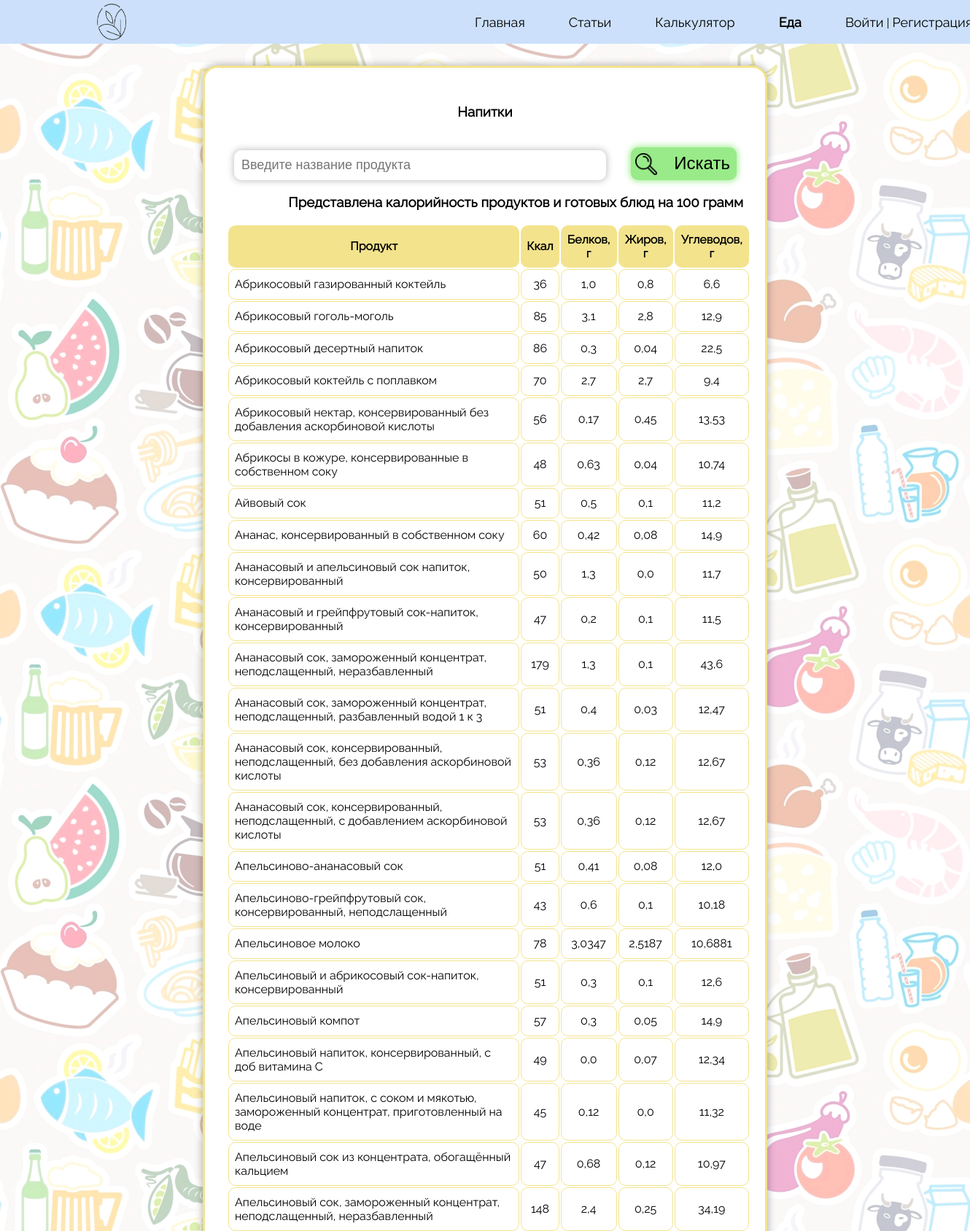
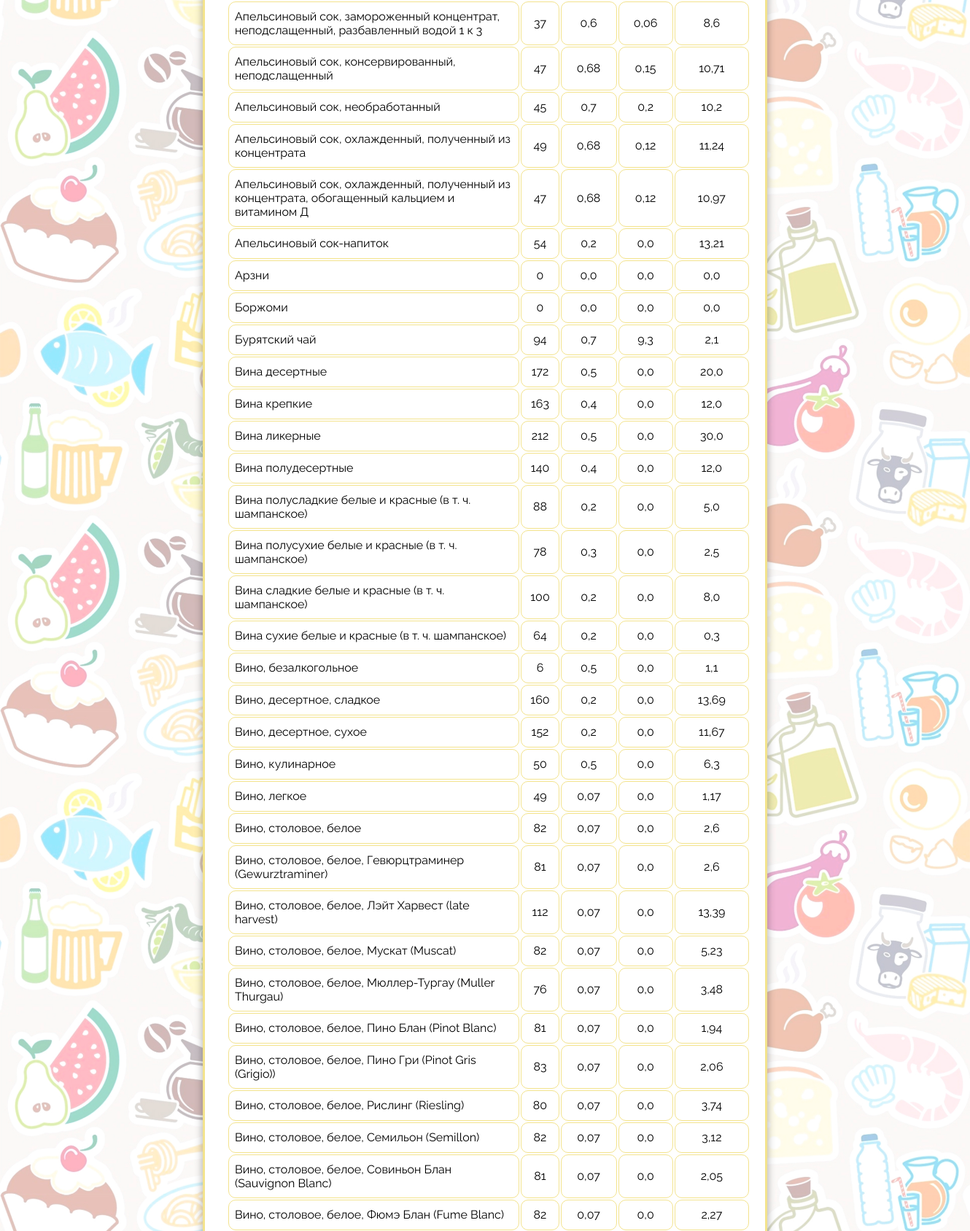
The app's page /product_selection/drinks (upper part) with its own data (2 pictures, top to bottom).
### food_diary/models.py (models this page shows, shortened)
class Food(models.Model):
    name_of_product = models.CharField(max_length=255)
    kkal = models.IntegerField(validators=[MaxValueValidator(2500)])
    proteins = models.FloatField(max_length=6)
    fats = models.FloatField(max_length=6)
    carbohydrates = models.FloatField(max_length=6)
    type_of_food = models.ForeignKey(Type_of_food, on_delete=models.PROTECT)
    class Meta:
        verbose_name = 'Еда'
        verbose_name_plural = 'Еда'
        ordering = ['name_of_product']

### food_diary/views.py (the view)
# urls.py: path('product_selection/drinks', views.Drinks, name='drinks'),
def Drinks(request):
    search_query = request.GET.get('search', '')
    error = "К сожалению, по Вашему запросу ничего не найдено..."
    if search_query:
        data = Food.objects.filter(name_of_product__iregex=search_query, type_of_food=8)
    else:
        data = Food.objects.filter(type_of_food=8)
    return render(request, 'food_diary/product_selection_drinks.html',
                  {'data': data, 'error': error, 'value': search_query})

### food_diary/templates/food_diary/product_selection_drinks.html (shortened to what this page needs)
{% load static %}
<!DOCTYPE html>
<html lang="en">
<head>
    <link href="{% static 'food_diary/css/style_category_products.css' %}" rel="stylesheet">
</head>
<body style="background-image:url('{% static 'food_diary/img/food_pattern.jpg' %}'); background-size: contain;">
<header>
        <div class = container>
            <div class="head">
                <a href="{% url 'home' %}"><img src="{% static 'registration/img/iconLogo.png' %}" alt="" class="logo"></a>
                <nav class="navigation">
                    <ul class="menu">
                        <li class="text">
                            <a href="{% url 'home' %}">Главная</a>
                        </li>
                        <li class="text">
                            <a href="{% url 'articles' %}">Статьи</a>
                        </li>
                        <li class="text">
                            <a href="{% url 'calculator' %}">Калькулятор</a>
                        </li>
                        <li class="text">
                            <a href="#" style="font-weight: bold">Еда</a>
                        </li>
                        {% if request.user.is_authenticated %}
                            <li class="text">
                                <a href="{% url 'personalArea' %}">{{ user.username }} | Личный кабинет</a>
                            </li>
                        {% else %}
                            <li class="text">
                                <a href="{% url 'login' %}">Войти</a> | <a href="{% url 'registration_field' %}">Регистрация</a>
                            </li>
                        {% endif %}
                    </ul>
                </nav>
            </div>
        </div>
</header>
<div id="wrapper">
<section>
    <div class="rectangle">
        <h3 align="center" class="typeOfProducts">Напитки</h3>
        <form action="{% url 'drinks' %}">
            <input class="searchProducts" placeholder="Введите название продукта" name="search" value="{{ value }}">
            <button class="search_button" type="submit">
                <img src="{% static 'food_diary/img/lupa.png'%}" class="lupa">Искать
            </button>
        </form>
        {% if data %}
        <h3 style="float: right; margin-right: 30px;">Представлена калорийность продуктов и готовых блюд на 100 грамм</h3>
        <table class="table_sort">
            <thead>
            <tr>
                <th class="product" style="background-color: #F3E38D; border: none;">Продукт</th>
                <th class="product" style="background-color: #F3E38D; border: none;">Ккал</th>
                <th class="product" style="background-color: #F3E38D; border: none;">Белков, г</th>
                <th class="product" style="background-color: #F3E38D; border: none;">Жиров, г</th>
                <th class="product" style="background-color: #F3E38D; border: none;">Углеводов, г</th>
            </tr>
            </thead>
            {% for i in data %}
                <tr>
                    <td class="product" style="border: 1px solid #F3E38D;">{{ i.name_of_product }}</td>
                    <td class="product" align="center" style="border: 1px solid #F3E38D;">{{ i.kkal }}</td>
                    <td class="product" align="center" style="border: 1px solid #F3E38D;">{{ i.proteins }}</td>
                    <td class="product" align="center" style="border: 1px solid #F3E38D;">{{ i.fats }}</td>
                    <td class="product" align="center" style="border: 1px solid #F3E38D;">{{ i.carbohydrates }}</td>
                </tr>
            {% endfor %}
        </table>
        {% else %}
        <h3 style="margin-left: 40px;">{{ error }}</h3>
        {% endif %}
    </div>
</section>
</div>
</body>
</html>

### food_diary/static/food_diary/css/style_category_products.css (style rules this page uses)
body { padding: 0; margin: 0; font-family: "Raleway"; }
header { background-color: #CCE0FB; width: 100%; height: 60px; left: -83px; }
.container { width: 80%; margin: 0 auto; }
.logo { margin-top: 5px; width: 40px; height: 50px; float: left; }
.navigation { float: right; }
.menu { padding: 0; margin: 0; display: block; }
.menu li a { color: black; text-decoration: none; font-size: 18px; }
.text { margin-top: 20px; float: left; display: block; margin-left: 60px; }
.head { width: 1200px; margin: 0 auto; }
#wrapper { width: 1200px; margin-left: auto; margin-right: auto; }
.rectangle { width: 768px; background-color: #FFFFFF; box-shadow: 0px 0px 10px 2px rgba(0, 0, 0, 0.25); border-radius: 20px; border: 3px solid #F3E38D; margin: 30px auto; }
.typeOfProducts { padding-top: 30px; padding-bottom: 20px; }
.searchProducts { box-shadow: 0px 0px 10px 1px rgba(0, 0, 0, 0.25); font-size: 18px; width: 500px; margin-left: 40px; border: none; padding: 10px 0px 10px 10px; border-radius: 10px; }
.lupa { width: 30px; height: 30px; margin-right: 20px; float: left; }
.product { text-decoration: none; background-color: #FFFFFF; padding: 10px 8px 10px 8px; margin-bottom: 20px; border: 2px solid #000000; border-radius: 10px; list-style-type: none; height: 20px; }
table, th, td { margin-left: 30px; margin-right: 20px; margin-top: 20px; }
th, td { padding: 5px; }
th { cursor: pointer; }
.search_button { text-decoration: none; background-color: #98EB88; border-radius: 10px; font-size: 24px; color: black; width: 145px; height: 45px; cursor: pointer; margin-left: 30px; border: 0; box-shadow: 0px 0px 10px 1px #98EB88; }

### records on screen
Food: name_of_product "Айвовый сок", kkal "51", proteins "0,5", fats "0,1", carbohydrates "11,2"
Food: name_of_product "Ананасовый и апельсиновый сок напиток, консервированный", kkal "50", proteins "1,3", fats "0,0", carbohydrates "11,7"
Food: name_of_product "Ананасовый и грейпфрутовый сок-напиток, консервированный", kkal "47", proteins "0,2", fats "0,1", carbohydrates "11,5"
Food: name_of_product "Апельсиновый и абрикосовый сок-напиток, консервированный", kkal "51", proteins "0,3", fats "0,1", carbohydrates "12,6"
Food: name_of_product "Апельсиновый напиток, консервированный, с доб витамина C", kkal "49", proteins "0,0", fats "0,07", carbohydrates "12,34"
Food: name_of_product "Апельсиновый напиток, с соком и мякотью, замороженный концентрат, приготовленный на воде", kkal "45", proteins "0,12", fats "0,0", carbohydrates "11,32"
Food: name_of_product "Апельсиновый сок-напиток", kkal "54", proteins "0,2", fats "0,0", carbohydrates "13,21"
Food: name_of_product "Арзни", kkal "0", proteins "0,0", fats "0,0", carbohydrates "0,0"
Food: name_of_product "Боржоми", kkal "0", proteins "0,0", fats "0,0", carbohydrates "0,0"
Food: name_of_product "Вина десертные", kkal "172", proteins "0,5", fats "0,0", carbohydrates "20,0"
Food: name_of_product "Вина крепкие", kkal "163", proteins "0,4", fats "0,0", carbohydrates "12,0"
Food: name_of_product "Вина ликерные", kkal "212", proteins "0,5", fats "0,0", carbohydrates "30,0"
Food: name_of_product "Вина полудесертные", kkal "140", proteins "0,4", fats "0,0", carbohydrates "12,0"
Food: name_of_product "Вина полусладкие белые и красные (в т. ч. шампанское)", kkal "88", proteins "0,2", fats "0,0", carbohydrates "5,0"
Food: name_of_product "Вина полусухие белые и красные (в т. ч. шампанское)", kkal "78", proteins "0,3", fats "0,0", carbohydrates "2,5"
Food: name_of_product "Вина сладкие белые и красные (в т. ч. шампанское)", kkal "100", proteins "0,2", fats "0,0", carbohydrates "8,0"
Food: name_of_product "Вина сухие белые и красные (в т. ч. шампанское)", kkal "64", proteins "0,2", fats "0,0", carbohydrates "0,3"
Food: name_of_product "Вино, безалкогольное", kkal "6", proteins "0,5", fats "0,0", carbohydrates "1,1"
Food: name_of_product "Вино, десертное, сухое", kkal "152", proteins "0,2", fats "0,0", carbohydrates "11,67"
